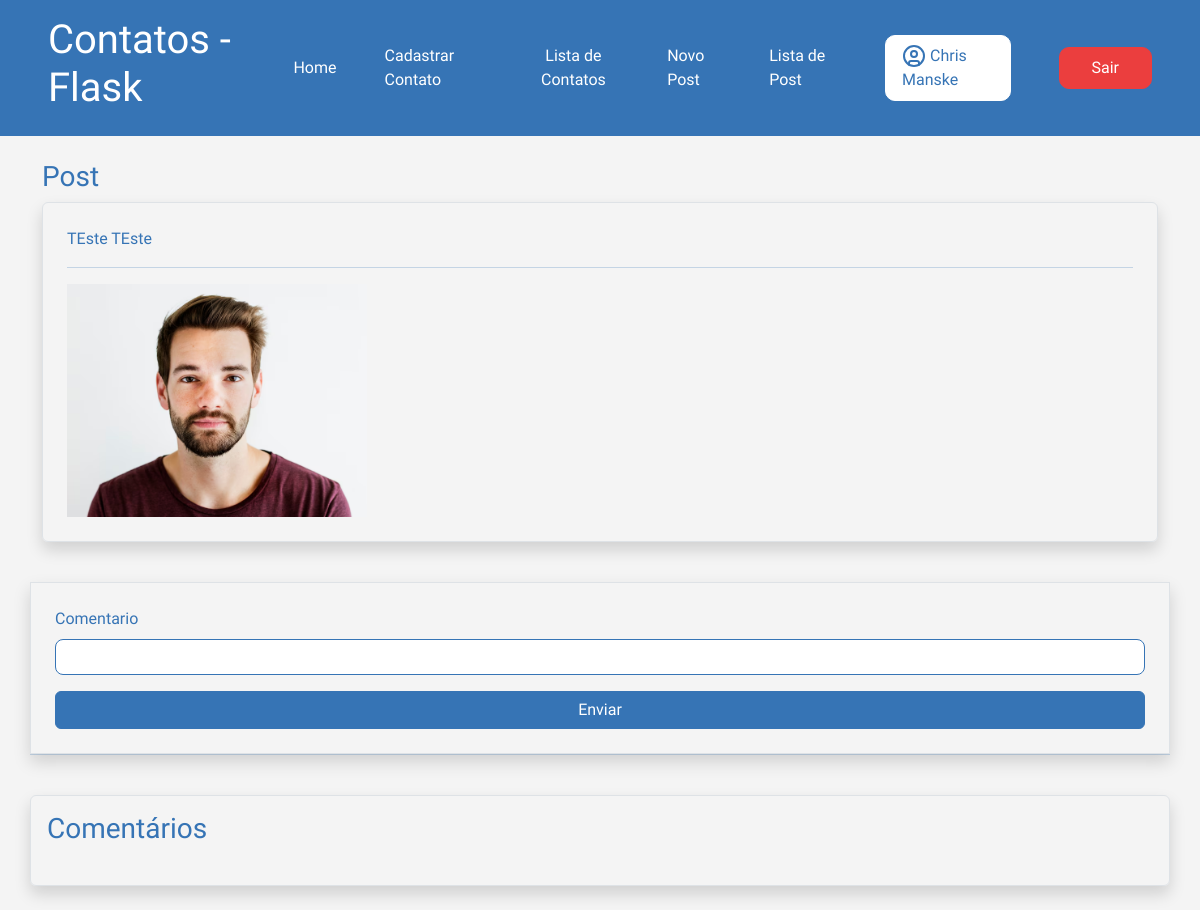
/post/4 (signed in), run on an earlier commit of the app's database.
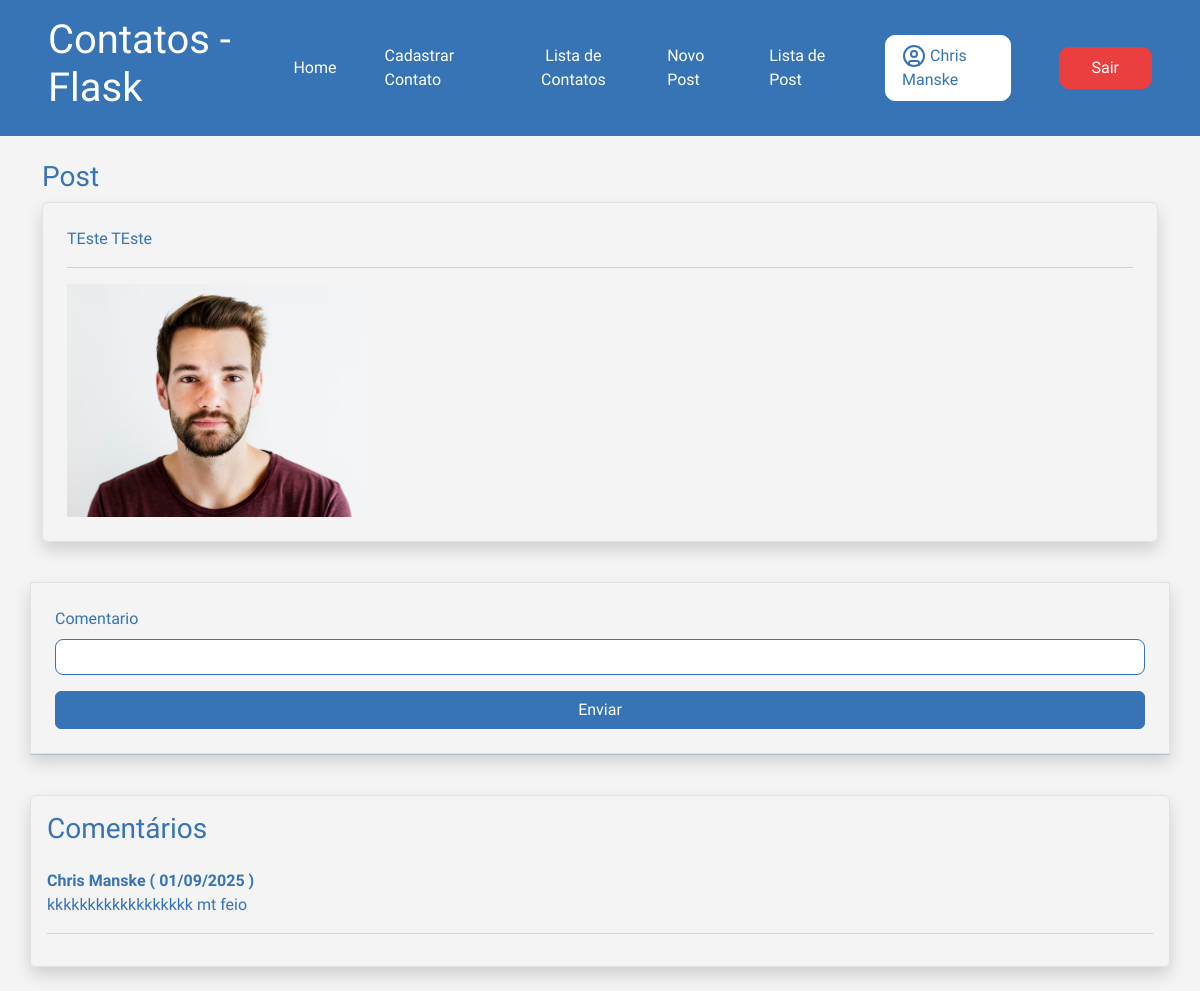
And on a later commit of the database.
### app/models.py (models this page shows, shortened)
class User(db.Model, UserMixin):
    id = db.Column(db.Integer, primary_key=True)
    nome = db.Column(db.String(100), nullable=True)
    sobrenome = db.Column(db.String(100), nullable=True)
    email = db.Column(db.String(100), nullable=True)
    senha = db.Column(db.String(100), nullable=True)
    posts = db.relationship('Post', backref='autor', lazy=True)
    comentarios = db.relationship('PostComentarios', backref='autor', lazy=True)

class Post(db.Model):
    id = db.Column(db.Integer, primary_key=True)
    data_criacao = db.Column(db.DateTime, default=datetime.now())
    mensagem = db.Column(db.String(500), nullable=True)
    imagem = db.Column(db.String(500), nullable=True, default='default.png')
    user_id = db.Column(db.Integer, db.ForeignKey('user.id'), nullable=True)
    comentarios = db.relationship('PostComentarios', backref='post', lazy=True)

class PostComentarios(db.Model):
    id = db.Column(db.Integer, primary_key=True)
    data_criacao = db.Column(db.DateTime,default=datetime.now)
    comentario = db.Column(db.String(500), nullable=True)
    user_id = db.Column(db.Integer, db.ForeignKey('user.id'), nullable=True)
    post_id = db.Column(db.Integer, db.ForeignKey('post.id'), nullable=True)

### app/views.py (the view)
@app.route('/post/<int:id>', methods=['GET', 'POST'])
@login_required
def PostComentarios(id):
    post = Post.query.get(id)
    form = PostComentarioForm()
    if form.validate_on_submit():
        form.save(current_user.id, id)
        return redirect(url_for('PostComentarios', id=id))
    return render_template('post.html', post=post, form=form)

### app/forms.py (shortened to what this page needs)
class PostComentarioForm(FlaskForm):
     comentario = StringField('Comentario', validators=[DataRequired()])
     btnSubmit = SubmitField('Enviar')

### app/models.py (called while the page is built)
@login_manager.user_loader
def load_user(user_id):
    return User.query.get(user_id)

### app/templates/post.html (shortened to what this page needs)
{% extends 'base.html' %}
{% block content %}
   <div class="container">
        <div class="row mt-4">
        <h3>Post</h3>
        </div>
        <div class="row">
            <div class="col-12">
                <div class="col-12 border rounded p-4 shadow">
                    {{post.mensagem}}
                    <hr>
                    <img src="{{url_for('static', filename='img/{}'.format(post.imagem))}}" style="max-width: 300px;;">
                </div>
            </div>
            <div class="col-12 mt-3">
                <form action="" method="post" class="row mt-4 p-4 round border shadow">
                    {{form.comentario.label(class="comentarioInputLabel")}}
                    {{form.comentario(class="form_control comentarioInput")}}
                    {{form.btnSubmit(class="btn btn-primary col-12 mt-3 btnEnviar")}}
                </form>
            </div>
            <hr>
            <div class="col-12 mt-4 border rounded shadow p-3 mb-4">
                <h3 class="mb-4">Comentários</h3>
                {% for c in post.comentarios %}
                <p id="comentario">
                    <b>{{c.autor.nome}} {{c.autor.sobrenome}} ( {{c.data_criacao.strftime('%d/%m/%Y')}} )</b> <br>
                    {{c.comentario}}
                </p>
                <hr>
                {% endfor %}
            </div>
        </div>
   </div>
{% endblock %}

### app/templates/base.html (shortened to what this page needs)
<!DOCTYPE html>
<html lang="pt-br">
<head>
    <link href="https://cdn.jsdelivr.net/npm/bootstrap@5.3.7/dist/css/bootstrap.min.css" rel="stylesheet">
    <link rel="stylesheet" href="{{ url_for('static', filename='style.css') }}">
</head>
<body>
        {% block content %} {% endblock %}
</body>
</html>

### app/templates/header.html (shortened to what this page needs)
{% extends "base.html" %}
{% block content %}
    <header>
        <div class="container-header">
            <div class="logo">
                <h1>Contatos - Flask</h1>
            </div>
            <div class="botoesLinks">
                <a href="{{url_for('homepage')}}" class="link">Home</a>
                <a href="{{url_for('contato_cadastro')}}" class="link">Cadastrar Contato</a>
                <a href="{{url_for('contatoLista')}}" style="text-align: center;" class="link">Lista de Contatos</a>
                <a href="{{url_for('PostNovo')}}"class="link">Novo Post</a>
                <a href="{{url_for('PostLista')}}"class="link">Lista de Post</a>
                {% if current_user.is_authenticated %}
                <a href="" class="Cadastro-User-Logado"> {{current_user.nome}} {{current_user.sobrenome}}</a>
                <a href="{{url_for('logout')}}" class="Cadastro-Sair">Sair</a>
                {% else %}
                <a href="{{url_for('login')}}" class="Cadastro-User">Entrar/Cadastrar</a>
                {% endif %}
            </div>
        </div>
    </header>
{% endblock %}

### app/static/style.css (style rules this page uses)
* { margin: 0; padding: 0; }
body { font-family: "Nata Sans", sans-serif; background-color: #f4f4f4; color: #3674B5; width: 100%; }
p { font-size: 16px; text-align: center; font-weight: 400; }
header { background-color: #3674B5; color: white; font-family: "Nata Sans", sans-serif; width: 100%; }
.container-header { display: flex; flex-direction: row; justify-content: space-between; align-items: center; padding: 1rem 3rem; }
.container-header h1 { font-size: 2.5rem; }
.botoesLinks { display: flex; align-items: center; gap: 3rem; }
.botoesLinks a { text-decoration: none; color: white; transition: all 0.5s ease-in-out; }
.container { width: 100% !important; }
.Cadastro-User-Logado { color: #3674B5 !important; background-color: white; border: 1px solid white; padding: 0.5rem 1rem; border-radius: 10px; }
.Cadastro-Sair { color: #ffffff !important; background-color: rgb(235, 62, 62); border: 1px solid rgb(235, 62, 62); padding: 0.5rem 2rem; border-radius: 10px; }
.btnEnviar { background-color: #3674B5 !important; border: 1px solid #3674B5 !important; }
#comentario { justify-self: start !important; text-align: left !important; }
.comentarioInput { background-color: white; padding: 0.3rem 0.5rem; border-radius: 8px; border: 1px solid #3674B5; color: #245992; }
.comentarioInputLabel { margin: 0; padding: 0; margin-bottom: 0.5rem; }

What changed in the data, as far as the page shows it:
added PostComentarios: autor.nome "Chris", autor.sobrenome "Manske", data_criacao "01/09/2025", comentario "kkkkkkkkkkkkkkkkkk mt feio"
